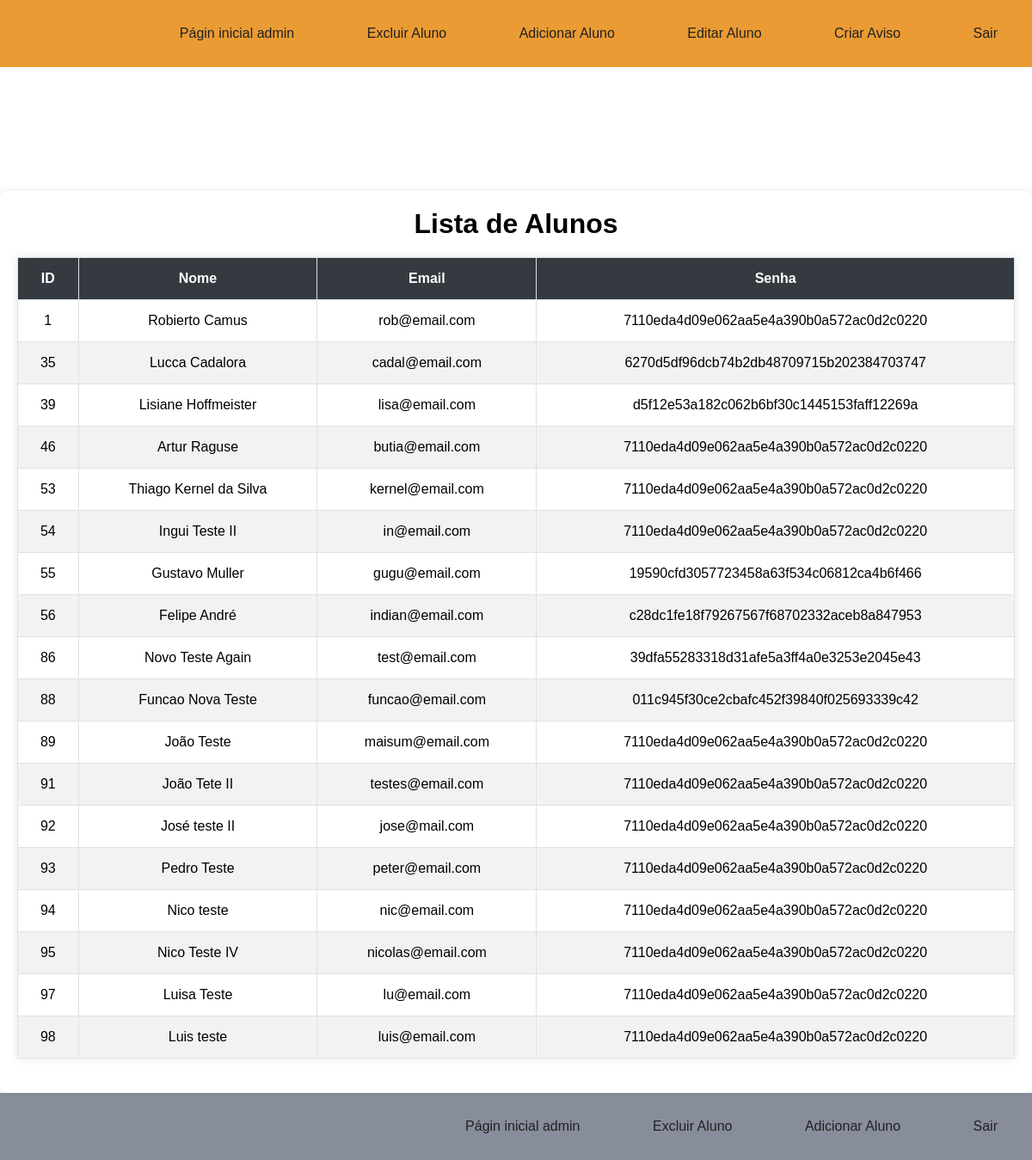
/resultadmin.php, run on the app's committed database.
### tables this page shows
CREATE TABLE `alunos` (
  `id_aluno` int(11) NOT NULL,
  `nome` varchar(255) NOT NULL,
  `email` varchar(255) DEFAULT NULL,
  `senha` varchar(255) NOT NULL,
  `foto` varchar(255) DEFAULT NULL,
  `avisos` text DEFAULT NULL
);

### functions.php (called while the page is built, shortened)
<?php
function obterDadosAlunos($connect) {
    $sql = 'SELECT id_aluno, nome, email, senha FROM alunos';
    $result = mysqli_query($connect, $sql);
    if ($result) {
        return mysqli_fetch_all($result, MYSQLI_ASSOC);
    } else {
        echo "Erro ao buscar dados: " . mysqli_error($connect);
        return [];
    }
}
?>

### resultadmin.php (the view, shortened to what this page needs)
<!DOCTYPE html>
<html lang="pt-BR">
<head>
    <link rel="stylesheet" href="styles.css">
</head>
<body>
<header class='header'>
        <nav>
            <ul class='navlist'>
                <li class="nave"><a href="pageadmin.php" class='navitem'>Págin inicial admin</a></li>
                <li class="nave"><a href="excluiradmin.php" class='navitem'>Excluir Aluno</a></li>
                <li class="nave" id="login"><a href="addadmin.php" class='navitem'>Adicionar Aluno</a></li>
                <li class="nave" id="login"><a href="editaradmin.php" class='navitem'>Editar Aluno</a></li>
                <li class="nave" id="login"><a href="avisosadmin.php" class='navitem'>Criar Aviso</a></li>
                <li class="nave" id="login"><a href="logout.php" class='navitem'>Sair</a></li>
            </ul>
        </nav>
    </header>
    <div class="container">
        <?php
        include 'functions.php';
        $alunos = obterDadosAlunos($connect);
        ?>
        <h1>Lista de Alunos</h1>
        <table>
            <thead>
                <tr>
                    <th>ID</th>
                    <th>Nome</th>
                    <th>Email</th>
                    <th>Senha</th>
                </tr>
            </thead>
            <tbody>
                <?php
                foreach ($alunos as $aluno) {
                    echo "<tr>";
                    echo "<td>" . htmlspecialchars($aluno['id_aluno']) . "</td>";
                    echo "<td>" . htmlspecialchars($aluno['nome']) . "</td>";
                    echo "<td>" . htmlspecialchars($aluno['email']) . "</td>";
                    echo "<td>" . htmlspecialchars($aluno['senha']) . "</td>";
                    echo "</tr>";
                }
                ?>
            </tbody>
        </table>
    </div>
    <footer>
    <ul class='navlist'>
                <li class="nave"><a href="#pageadmin.php" class='navitem'>Págin inicial admin</a></li>
                <li class="nave"><a href="excluiradmin.php" class='navitem'>Excluir Aluno</a></li>
                <li class="nave" id="login"><a href="addadmin.php" class='navitem'>Adicionar Aluno</a></li>
                <li class="nave" id="login"><a href="logout.php" class='navitem'>Sair</a></li>
            </ul>
    </footer>
</body>
</html>

### styles.css (style rules this page uses)
* { margin: 0px; font-family:Helvetica, sans-serif; }
header { background-color: #EA9B33; width: 100%; box-sizing: border-box; }
.navlist { text-align:right; }
.nave { list-style: none; display: inline-block; padding: 30px; }
.navitem { text-decoration: none; color:#222; padding: 5px 10px; box-sizing: border-box; }
footer { background-color: #05103079; width: 100%; box-sizing: border-box; }
#login { color: #000; text-decoration: none; }
.container { margin-top: 12%; text-align: center; background-color: white; padding: 20px; border-radius: 8px; box-shadow: 0 0 10px rgba(0, 0, 0, 0.1); }
table { border-collapse: collapse; width: 80%; margin: 0 auto; background-color: #ffffff; box-shadow: 0 0 10px rgba(0, 0, 0, 0.1); }
th, td { padding: 15px; border: 1px solid #dee2e6; }
th { background-color: #343a40; color: white; }
tr:nth-child(even) { background-color: #f2f2f2; }
table { border-collapse: collapse; width: 100%; margin: 20px 0; background-color: #ffffff; box-shadow: 0 0 10px rgba(0, 0, 0, 0.1); }

### data on the page
alunos: id_aluno "1", nome "Robierto Camus", email "rob@email.com", senha "7110eda4d09e062aa5e4a390b0a572ac0d2c0220"
alunos: id_aluno "35", nome "Lucca Cadalora", email "cadal@email.com", senha "6270d5df96dcb74b2db48709715b202384703747"
alunos: id_aluno "39", nome "Lisiane Hoffmeister", email "lisa@email.com", senha "d5f12e53a182c062b6bf30c1445153faff12269a"
alunos: id_aluno "46", nome "Artur Raguse", email "butia@email.com", senha "7110eda4d09e062aa5e4a390b0a572ac0d2c0220"
alunos: id_aluno "53", nome "Thiago Kernel da Silva", email "kernel@email.com", senha "7110eda4d09e062aa5e4a390b0a572ac0d2c0220"
alunos: id_aluno "54", nome "Ingui Teste II", email "in@email.com", senha "7110eda4d09e062aa5e4a390b0a572ac0d2c0220"
alunos: id_aluno "55", nome "Gustavo Muller", email "gugu@email.com", senha "19590cfd3057723458a63f534c06812ca4b6f466"
alunos: id_aluno "56", nome "Felipe André", email "indian@email.com", senha "c28dc1fe18f79267567f68702332aceb8a847953"
alunos: id_aluno "86", nome "Novo Teste Again", email "test@email.com", senha "39dfa55283318d31afe5a3ff4a0e3253e2045e43"
alunos: id_aluno "88", nome "Funcao Nova Teste", email "funcao@email.com", senha "011c945f30ce2cbafc452f39840f025693339c42"
alunos: id_aluno "89", nome "João Teste", email "maisum@email.com", senha "7110eda4d09e062aa5e4a390b0a572ac0d2c0220"
alunos: id_aluno "91", nome "João Tete II", email "testes@email.com", senha "7110eda4d09e062aa5e4a390b0a572ac0d2c0220"
alunos: id_aluno "92", nome "José teste II", email "jose@mail.com", senha "7110eda4d09e062aa5e4a390b0a572ac0d2c0220"
alunos: id_aluno "93", nome "Pedro Teste", email "peter@email.com", senha "7110eda4d09e062aa5e4a390b0a572ac0d2c0220"
alunos: id_aluno "94", nome "Nico teste", email "nic@email.com", senha "7110eda4d09e062aa5e4a390b0a572ac0d2c0220"
alunos: id_aluno "95", nome "Nico Teste IV", email "nicolas@email.com", senha "7110eda4d09e062aa5e4a390b0a572ac0d2c0220"
alunos: id_aluno "97", nome "Luisa Teste", email "lu@email.com", senha "7110eda4d09e062aa5e4a390b0a572ac0d2c0220"
alunos: id_aluno "98", nome "Luis teste", email "luis@email.com", senha "7110eda4d09e062aa5e4a390b0a572ac0d2c0220"
